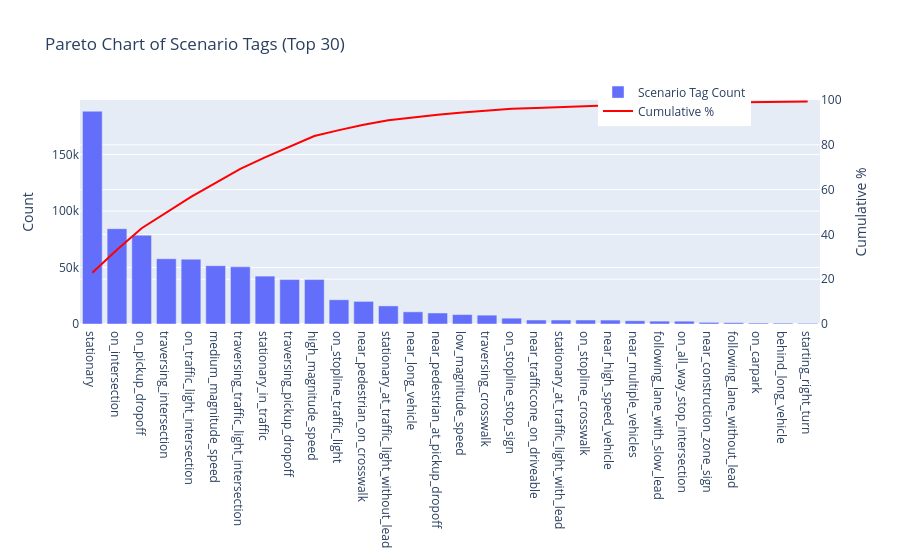

The notebook cell saved with this chart:
### Code cell
df['cumulative_percentage_of_total_scenario_tags'] = 100 * df['scenario_count'].cumsum() / df['scenario_count'].sum()

df_top = df.head(30)

fig = go.Figure()
fig.add_trace(go.Bar(
    x=df_top['scenario_tag'],
    y=df_top['scenario_count'],
    name='Scenario Tag Count'
))
fig.add_trace(go.Scatter(
    x=df_top['scenario_tag'],
    y=df_top['cumulative_percentage_of_total_scenario_tags'],
    name='Cumulative %',
    yaxis='y2',
    line=dict(color='red', width=2)
))
fig.update_layout(
    title='Pareto Chart of Scenario Tags (Top 30)',
    yaxis=dict(title='Count'),
    yaxis2=dict(
        title='Cumulative %',
        overlaying='y',
        side='right',
        range=[0, 100]
    ),
    legend=dict(x=0.7, y=1.1),
)
fig.show()

### Figure 1 — Plotly figure (JSON) as saved in the notebook; plotly's stock layout.template omitted (floating-point values rounded to 4 significant figures)
{"data": [{"name": "Scenario Tag Count", "type": "bar", "x": ["stationary", "on_intersection", "on_pickup_dropoff", "traversing_intersection", "on_traffic_light_intersection", "medium_magnitude_speed", "traversing_traffic_light_intersection", "stationary_in_traffic", "traversing_pickup_dropoff", "high_magnitude_speed", "on_stopline_traffic_light", "near_pedestrian_on_crosswalk", "stationary_at_traffic_light_without_lead", "near_long_vehicle", "near_pedestrian_at_pickup_dropoff", "low_magnitude_speed", "traversing_crosswalk", "on_stopline_stop_sign", "near_trafficcone_on_driveable", "stationary_at_traffic_light_with_lead", "on_stopline_crosswalk", "near_high_speed_vehicle", "near_multiple_vehicles", "following_lane_with_slow_lead", "on_all_way_stop_intersection", "near_construction_zone_sign", "following_lane_without_lead", "on_carpark", "behind_long_vehicle", "starting_right_turn"], "y": [188367, 84376, 78646, 57786, 57415, 51613, 50622, 42400, 39330, 39329, 21460, 20010, 16020, 10782, 9765, 8344, 7855, 5161, 3543, 3532, 3519, 3476, 2860, 2555, 2485, 1457, 1190, 850, 781, 604]}, {"line": {"color": "red", "width": 2}, "name": "Cumulative %", "type": "scatter", "x": ["stationary", "on_intersection", "on_pickup_dropoff", "traversing_intersection", "on_traffic_light_intersection", "medium_magnitude_speed", "traversing_traffic_light_intersection", "stationary_in_traffic", "traversing_pickup_dropoff", "high_magnitude_speed", "on_stopline_traffic_light", "near_pedestrian_on_crosswalk", "stationary_at_traffic_light_without_lead", "near_long_vehicle", "near_pedestrian_at_pickup_dropoff", "low_magnitude_speed", "traversing_crosswalk", "on_stopline_stop_sign", "near_trafficcone_on_driveable", "stationary_at_traffic_light_with_lead", "on_stopline_crosswalk", "near_high_speed_vehicle", "near_multiple_vehicles", "following_lane_with_slow_lead", "on_all_way_stop_intersection", "near_construction_zone_sign", "following_lane_without_lead", "on_carpark", "behind_long_vehicle", "starting_right_turn"], "y": [22.92, 33.19, 42.76, 49.79, 56.77, 63.05, 69.21, 74.37, 79.16, 83.94, 86.56, 88.99, 90.94, 92.25, 93.44, 94.46, 95.41, 96.04, 96.47, 96.9, 97.33, 97.75, 98.1, 98.41, 98.71, 98.89, 99.03, 99.14, 99.23, 99.31], "yaxis": "y2"}], "layout": {"legend": {"x": 0.7, "y": 1.1}, "title": {"text": "Pareto Chart of Scenario Tags (Top 30)"}, "yaxis": {"title": {"text": "Count"}}, "yaxis2": {"overlaying": "y", "range": [0, 100], "side": "right", "title": {"text": "Cumulative %"}}}}
